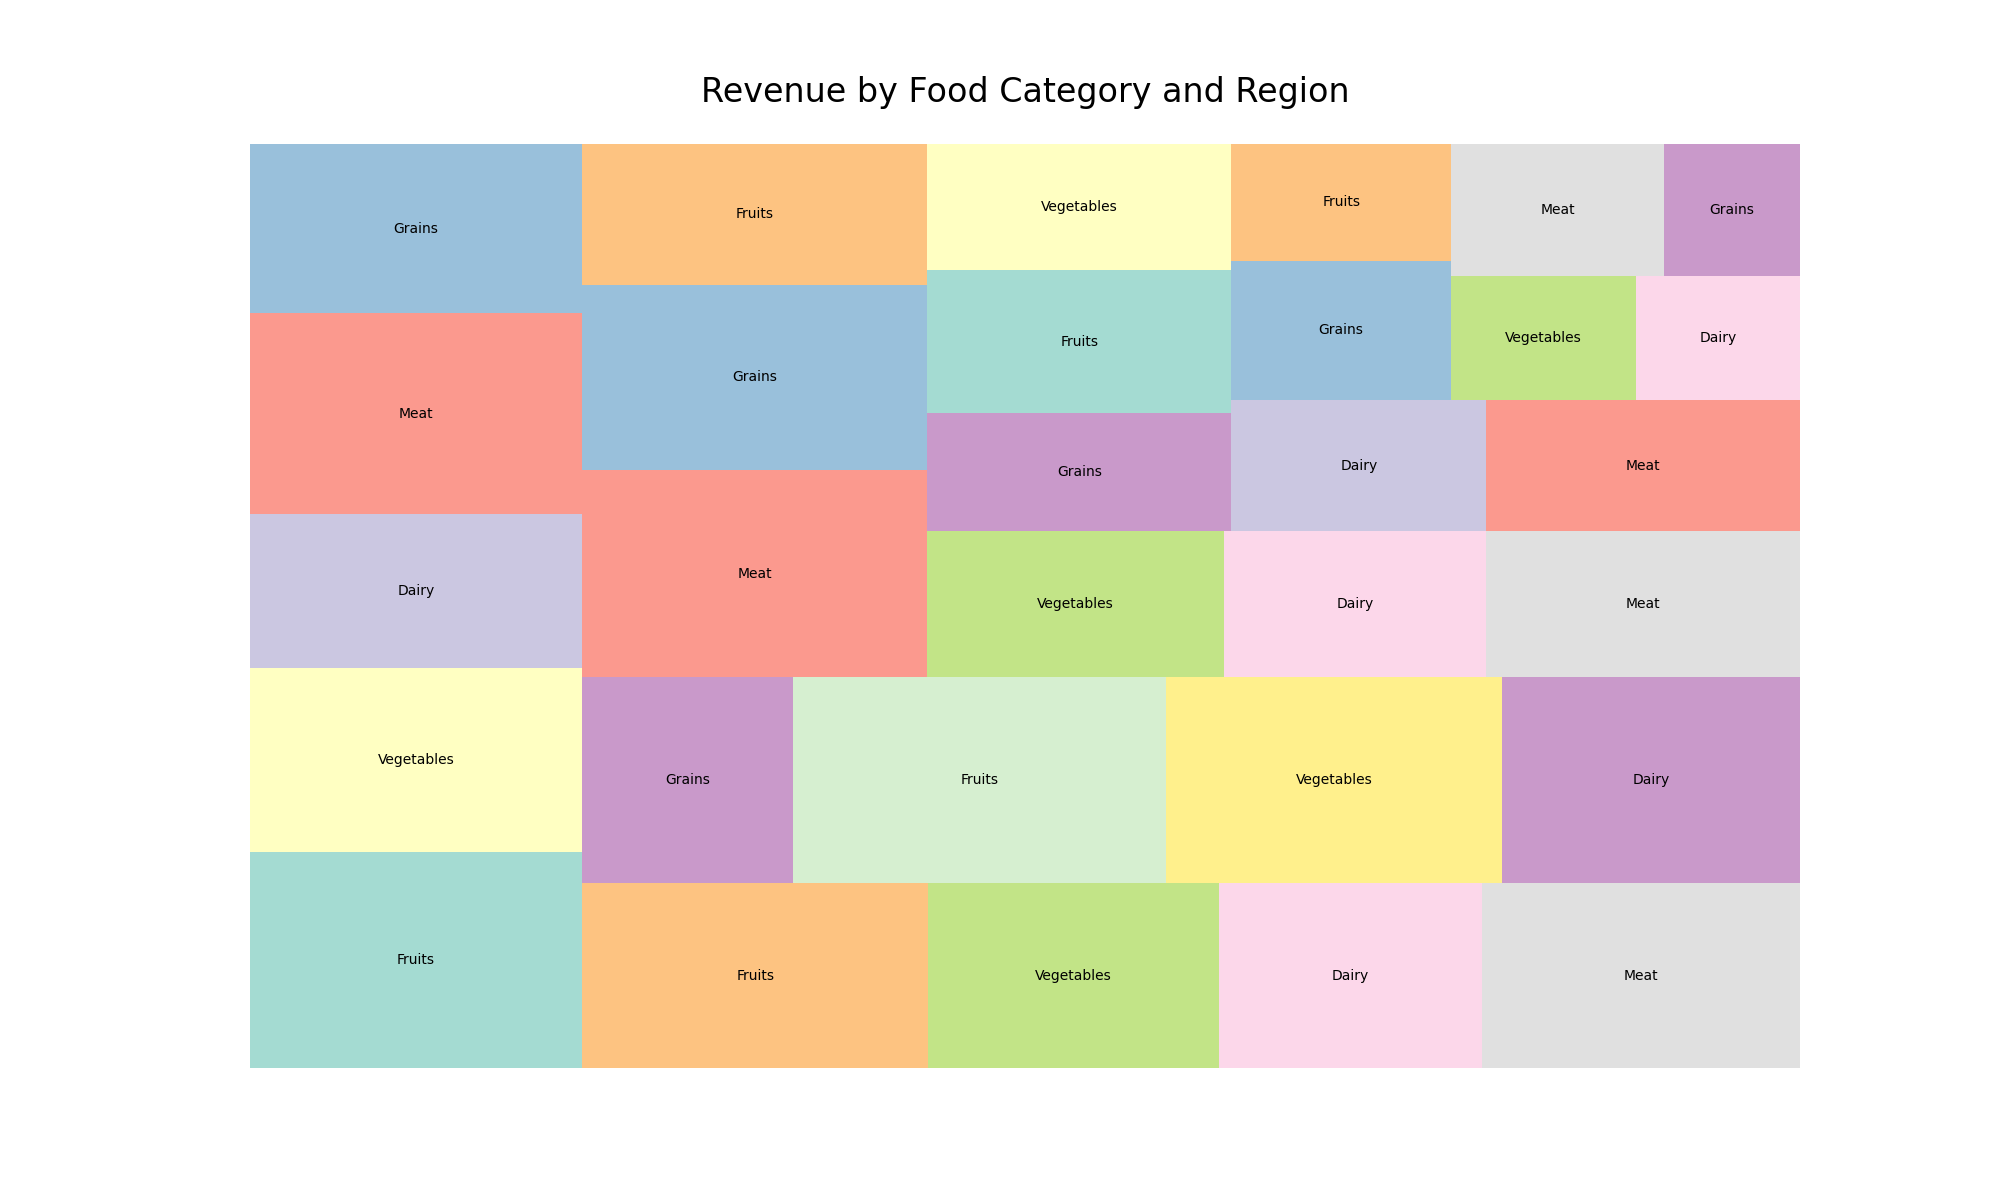

Generate this figure with Python:

import matplotlib.pyplot as plt
import pandas as pd
import squarify  # treemap library

# Prepare the data
data = {
    'Region': ['North America', 'North America', 'North America', 'North America', 'North America', 
               'Europe', 'Europe', 'Europe', 'Europe', 'Europe', 
               'Asia', 'Asia', 'Asia', 'Asia', 'Asia', 
               'South America', 'South America', 'South America', 'South America', 'South America',
               'Africa', 'Africa', 'Africa', 'Africa', 'Africa',
               'Oceania', 'Oceania', 'Oceania', 'Oceania', 'Oceania'],
    'Crop': ['Fruits', 'Vegetables', 'Dairy', 'Meat', 'Grains', 
             'Fruits', 'Vegetables', 'Dairy', 'Meat', 'Grains',
             'Fruits', 'Vegetables', 'Dairy', 'Meat', 'Grains',
             'Fruits', 'Vegetables', 'Dairy', 'Meat', 'Grains',
             'Fruits', 'Vegetables', 'Dairy', 'Meat', 'Grains',
             'Fruits', 'Vegetables', 'Dairy', 'Meat', 'Grains'],
    'Revenue': [1400, 1200, 1000, 1300, 1100, 
                1250, 1050, 950, 1150, 850, 
                1500, 1350, 1200, 1400, 1250, 
                950, 850, 750, 900, 700, 
                850, 750, 650, 800, 600, 
                500, 450, 400, 550, 350]
}

df = pd.DataFrame(data)

# Create a color list
colors = ['#8DD3C7', '#FFFFB3', '#BEBADA', '#FB8072', '#80B1D3', 
          '#FDB462', '#B3DE69', '#FCCDE5', '#D9D9D9', '#BC80BD', 
          '#CCEBC5', '#FFED6F', '#BC80BD', '#FB8072', '#80B1D3',
          '#FDB462', '#B3DE69', '#FCCDE5', '#D9D9D9', '#BC80BD',
          '#8DD3C7', '#FFFFB3', '#BEBADA', '#FB8072', '#80B1D3',
          '#FDB462', '#B3DE69', '#FCCDE5', '#D9D9D9', '#BC80BD']

# Create a figure with a defined size
plt.figure(figsize=(20, 12))

# Plot
squarify.plot(sizes=df['Revenue'], label=df['Crop'], color=colors, alpha=0.8)
plt.title('Revenue by Food Category and Region', fontsize=24, pad=30)

# Remove axes
plt.axis('off')

# Show the plot
plt.show()
